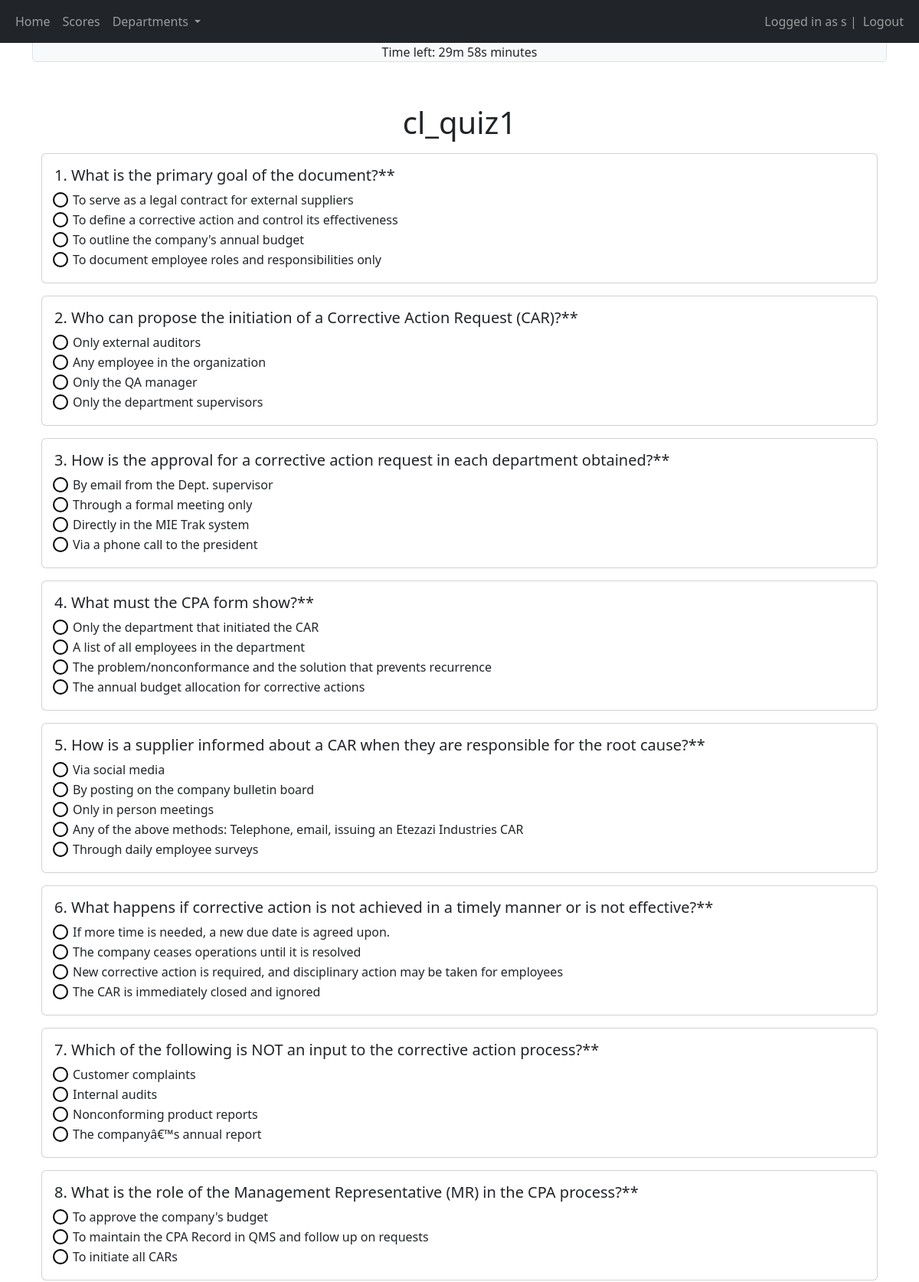
The page /quiz/13/quiz_detail (signed in, upper part) on the database its author committed.
### quiz/models.py (models this page shows, shortened)
class Quiz(models.Model):
    title = models.CharField(max_length=100, unique=True)
    department = models.ForeignKey(Department, on_delete=models.CASCADE)

class Question(models.Model):
    quiz = models.ForeignKey(Quiz, on_delete=models.CASCADE)
    text = models.TextField()

class Answer(models.Model):
    question = models.ForeignKey(Question, on_delete=models.CASCADE)
    text = models.CharField(max_length=100)
    is_correct = models.BooleanField(default=False)

### quiz/views.py (the view)
# urls.py: path("<int:quiz_pk>/quiz_detail", views.quiz_detail, name="quiz_detail"),
@login_required(login_url="/login")
def quiz_detail(request, quiz_pk):
    if request.method == "POST":
        quiz = get_object_or_404(Quiz, pk=quiz_pk)
        user = request.user
        time = int(request.POST.get('time_taken'))
        print(time)
        answer_ids = []
        try:
            attempt = UserAttempt.objects.get(user=user, quiz=quiz)
            print(attempt.time_taken)
            if time < attempt.time_taken:
                attempt.time_taken = time
        except UserAttempt.DoesNotExist:
            attempt = UserAttempt(user=user, quiz=quiz)
            attempt.time_taken = time
            print(attempt.time_taken)
        attempt.score = 0
        for ques in quiz.question_set.all():
            selected_answer = request.POST.get(f'selected_answers_{ques.id}')
            if selected_answer:  # to ensure that if a question is not answered we dont get an error
                if Answer.objects.get(id=selected_answer).is_correct:
                    answer_ids.append(int(selected_answer))
                    attempt.score += 1
                    attempt.save()
        if attempt.score > attempt.best_score:
            attempt.best_score = attempt.score
            attempt.save()
        return render(request, "quiz/quiz_results.html", {"score":attempt.score,
                                                          "quiz":quiz,
                                                          "time_taken": attempt.time_taken,
                                                          "correct_answer":answer_ids})
    else:
        quiz = get_object_or_404(Quiz, pk=quiz_pk)
        return render(request, "quiz/quiz_detail.html", {"quiz": quiz})

### quiz/templates/quiz/quiz_detail.html (shortened to what this page needs)
{% extends "quiz/base.html" %}
{% load crispy_forms_tags %}
{% block content %}
<div class="bg-light border rounded text-dark text-center" id="timer" style="padding-top:55px;"> Time left: <span id="time">00:00</span> minutes </div>
<div class="container" style="padding-top: 55px;">
    <h1 class="text-center">{{ quiz.title }}</h1>
    <form id="quizform" method="post">
        {% for ques in quiz.question_set.all %}
            <div class="card my-3">
                <div class="card-body">
                    <h5 class="card-title">{{ ques.text }}</h5>
                    {% for answer in ques.answer_set.all %}
                        <div class="form-check">
                            <input class="form-check-input" type="radio" name="selected_answers_{{ques.id}}" value="{{ answer.id }}" id="answer{{ answer.id }}">
                            <label class="form-check-label" for="answer{{ answer.id }}">
                                {{ answer.text }}
                            </label>
                        </div>
                    {% endfor %}
                </div>
            </div>
        {% endfor %}
    </form>
</div>
{% endblock %}

### quiz/templates/quiz/base.html (shortened to what this page needs)
<!DOCTYPE html>
<html lang="en">
<head>
    <link href="https://cdn.jsdelivr.net/npm/bootstrap@5.3.2/dist/css/bootstrap.min.css" rel="stylesheet">
</head>
<body>
    <nav class="navbar navbar-expand-lg navbar-dark bg-dark fixed-top">
        <div class="container-fluid">
            <div>
                <ul class="navbar-nav">
                    <li class="nav-item">
                        <a class="nav-link" href="{% url 'quiz:quiz_home' %}">Home</a>
                    </li>
                    <li class="nav-item">
                        <a class="nav-link" href="{% url 'quiz:scores' %}"> Scores</a>
                    </li>
                    <li class="nav-item dropdown">
                        <a class="nav-link dropdown-toggle" href="#" id="departmentsDropdown" role="button" data-bs-toggle="dropdown" aria-expanded="false">
                            Departments
                        </a>
                    </li>
                </ul>
            </div>
            <div>
                <ul class="navbar-nav">
                    {% if user.is_authenticated %}
                        <span class="navbar-text">Logged in as {{ user.username }} | </span>
                        <a class="nav-link" href="/logout">Logout</a>
                    {% else %}
                        <li class="nav-item">
                            <a class="nav-link" href="/login">Login</a>
                        </li>
                    {% endif %}
                </ul>
            </div>
        </div>
    </nav>
    <div class="flex-wrap">
        <div class="container"> {% block content %} {% endblock %} </div>
    </div>
</body>
</html>

### quiz/templates/quiz/quiz_detail.html (style rules this page uses)
.form-check-input { outline: 2px solid black; }

### rows shown on the page
Quiz: title "cl_quiz1"
Question: text "1. What is the primary goal of the document?**"
Answer: text "To serve as a legal contract for external suppliers"
Answer: text "To define a corrective action and control its effectiveness"
Answer: text "To outline the company's annual budget"
Answer: text "To document employee roles and responsibilities only"
Question: text "2. Who can propose the initiation of a Corrective Action Request (CAR)?**"
Answer: text "Only external auditors"
Answer: text "Any employee in the organization"
Answer: text "Only the QA manager"
Answer: text "Only the department supervisors"
Question: text "3. How is the approval for a corrective action request in each department obtained?**"
Answer: text "By email from the Dept. supervisor"
Answer: text "Through a formal meeting only"
Answer: text "Directly in the MIE Trak system"
Answer: text "Via a phone call to the president"
Question: text "4. What must the CPA form show?**"
Answer: text "Only the department that initiated the CAR"
Answer: text "A list of all employees in the department"
Answer: text "The problem/nonconformance and the solution that prevents recurrence"
Answer: text "The annual budget allocation for corrective actions"
Question: text "5. How is a supplier informed about a CAR when they are responsible for the root cause?**"
Answer: text "Via social media"
Answer: text "By posting on the company bulletin board"
Answer: text "Only in person meetings"
Answer: text "Any of the above methods: Telephone, email, issuing an Etezazi Industries CAR"
Answer: text "Through daily employee surveys"
Question: text "6. What happens if corrective action is not achieved in a timely manner or is not effective?**"
Answer: text "If more time is needed, a new due date is agreed upon."
Answer: text "The company ceases operations until it is resolved"
Answer: text "New corrective action is required, and disciplinary action may be taken for employees"
Answer: text "The CAR is immediately closed and ignored"
Question: text "7. Which of the following is NOT an input to the corrective action process?**"
Answer: text "Customer complaints"
Answer: text "Internal audits"
Answer: text "Nonconforming product reports"
Answer: text "The companyâ€™s annual report"
Question: text "8. What is the role of the Management Representative (MR) in the CPA process?**"
Answer: text "To approve the company's budget"
Answer: text "To maintain the CPA Record in QMS and follow up on requests"
Answer: text "To initiate all CARs"

### other values the page prints
{{ user.username }} "s"
